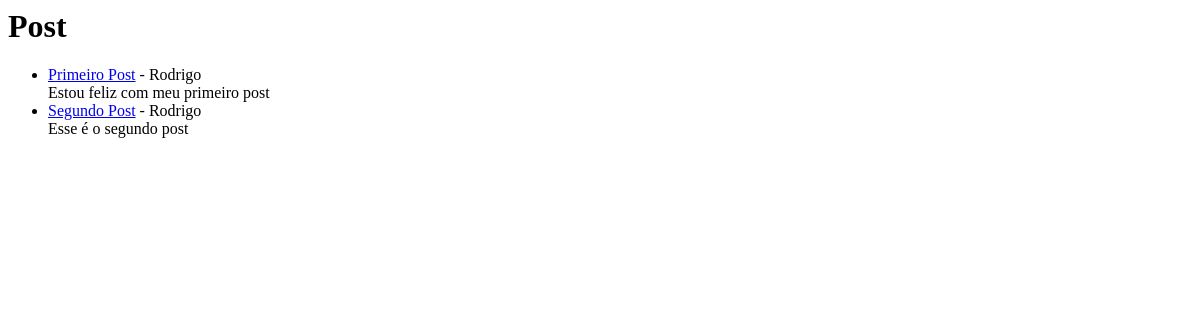
Before: / with the older database file.
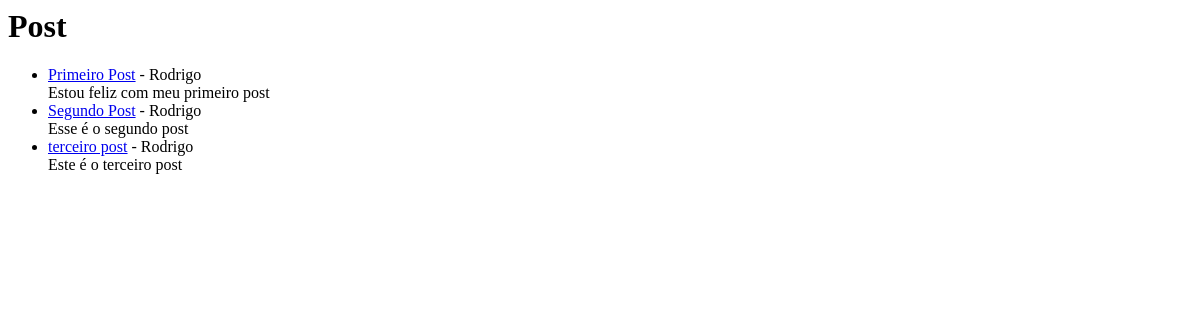
After: the same page with the newer database file.
### MeuBlog/models.py (models this page shows, shortened)
class Post(models.Model):
    title = models.CharField(max_length=255)
    author = models.ForeignKey(User, on_delete=models.CASCADE)
    body = models.TextField()

### MeuBlog/views.py (the view)
# urls.py: path('',  HomeView.as_view(), name="home"),
class HomeView(ListView):
    model = Post
    template_name = 'home.html'

### MeuBlog/templates/home.html
<h1>Post</h1>
<ul>
{% for post in object_list %}
    <li><a href="{% url 'article-detail' post.pk %}">{{ post.title }}</a> - {{ post.author.first_name}} {{ post.author.last_name}}<br/>
    {{ post.body }}</li>
{% endfor%}
</ul>

Changed rows visible on the page:
added Post: title "terceiro post", author.first_name "Rodrigo", body "Este é o terceiro post"
